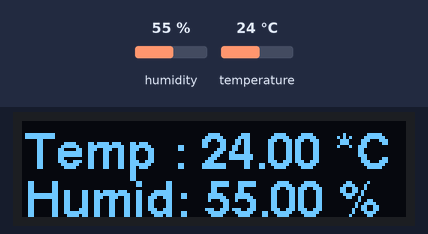
Recording of a sketch running on a simulated Arduino Uno, built with avr-gcc and run on an emulated ATmega328P. On the bench: 128×32 one-colour display. Inputs (shaded band) come from the test bench; at power-on: humidity 55 %, temperature 24 °C. What the sketch prints to the serial monitor is not drawn.

Above: at 5.7 s.
5.8 s: humidity set to 22 %
At 11.3 s:
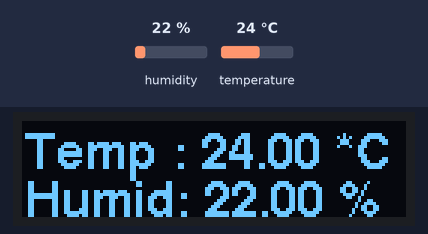
13.4 s: temperature set to 12 °C
At 15.8 s:
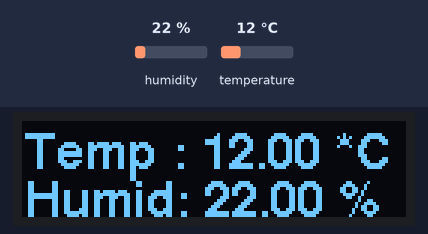
21.0 s: humidity set to 40 %
At 26.1 s:
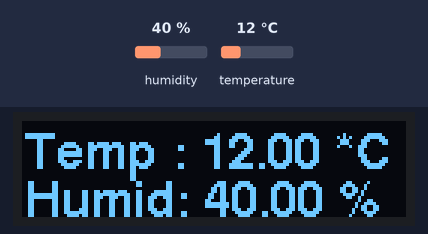
28.6 s: temperature set to 19 °C
At 31.8 s:
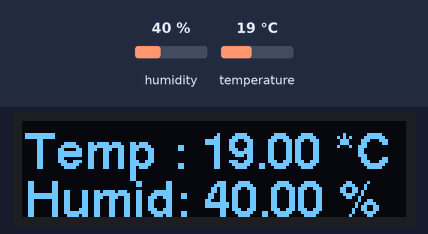
Timing chart, 0 to 33.3 s (numbered marks = the images above; inputs shaded):
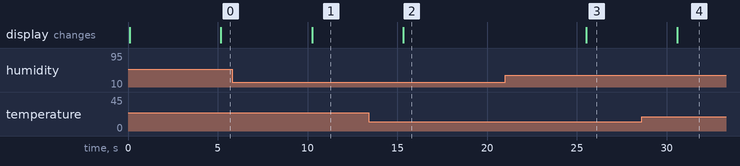

Measured:
- after the input at 5.8 s, the display: changes after 4.5 s (image 1)
- after the input at 13.4 s, the display: changes after 1.9 s (image 2)
- after the input at 21.0 s, the display: changes after 4.5 s (image 3)
- after the input at 28.6 s, the display: changes after 2.0 s (image 4)

The sketch:

DHT11-MW33-sketch.ino
```cpp
#include "DHT.h"          //библиотека датчика
#include <Wire.h>         //для дисплея
#include <U8g2lib.h>
#include <SPI.h>

#define DHTPIN 2                            // номер пина, к которому подключен data датчика
DHT dht(DHTPIN, DHT11);                                 //Инициализация датчика
U8G2_SSD1306_128X32_UNIVISION_F_HW_I2C u8g2(U8G2_R0);   //дисплей

void setup() {
  Serial.begin(9600);   // обмен данными с компьютером
  dht.begin();          // запуск датчика
  u8g2.begin();;        // запуск дисплея
  u8g2.clearBuffer();                     // очистка дисплея
  u8g2.setFont(u8g2_font_helvB12_tf);     //один из шрифтов 12px высотой
  u8g2.setCursor(6, 16);
  u8g2.print("Waiting data");
  u8g2.setCursor(6, 32);
  u8g2.print("from sensor");
  u8g2.sendBuffer();                      // отображение растра
}
void loop() {
  delay(5000);                            // 5 секунд задержки
  float h = dht.readHumidity();           //Измеряем влажность
  float t = dht.readTemperature();        //Измеряем температуру
  if (isnan(h) || isnan(t)) {              // Проверка. Если не удается считать показания, выводится «Ошибка считывания», и программа завершает работу
    u8g2.clearBuffer();
    u8g2.setCursor(6, 16);
    u8g2.print(" ERROR");
    u8g2.setCursor(6, 32);
    u8g2.print("no data");
    u8g2.sendBuffer();
    return;
  }
  // отображение на дисплее
  u8g2.clearBuffer();
  u8g2.setCursor(1, 16);
  u8g2.print("Temp : " + String(t) + " *C");    // первая строка
  u8g2.setCursor(1, 32);
  u8g2.print("Humid: " + String(h) + " %");    // вторая строка
  u8g2.sendBuffer();
  //передача 4-х чисел: целая и дробная части h и t
  //дробные части умножим на 100 и +1
  byte tz = byte(t);
  byte tf = byte((t-tz)*100+1);
  byte hz = byte(h);
  byte hf = byte((h-hz)*100+1);
  //!!! пока что предполагается использование системы
  //!!! только при положительных температурах
  //разделяем значения пробелами
  Serial.print(String(tz) + " ");
  Serial.print(String(tf) + " ");
  Serial.print(String(hz) + " ");
  Serial.println(String(hf));
}
```
